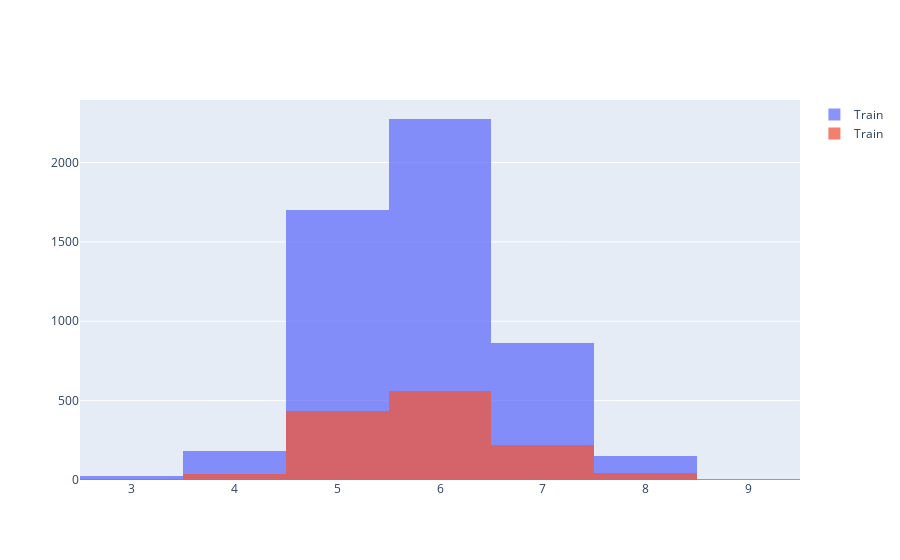

The notebook cell this image was saved under:
### Code cell
import plotly.graph_objects as go
fig =go.Figure()
fig.add_trace(go.Histogram(x=X_train['quality'],name="Train"))
fig.add_trace(go.Histogram(x=X_test['quality'],name="Train"))

fig.update_layout(barmode="overlay")
fig.update_traces(opacity=0.75)
fig.show()

### Figure 1 — Plotly figure (JSON) as saved in the notebook; plotly's stock layout.template omitted (floating-point values rounded to 4 significant figures; data arrays with more than 128 entries replaced by an {"elided": "..."} marker saying what was removed)
{"data": [{"name": "Train", "opacity": 0.75, "type": "histogram", "x": {"elided": "5197 int values"}}, {"name": "Train", "opacity": 0.75, "type": "histogram", "x": {"elided": "1300 int values"}}], "layout": {"barmode": "overlay"}}
